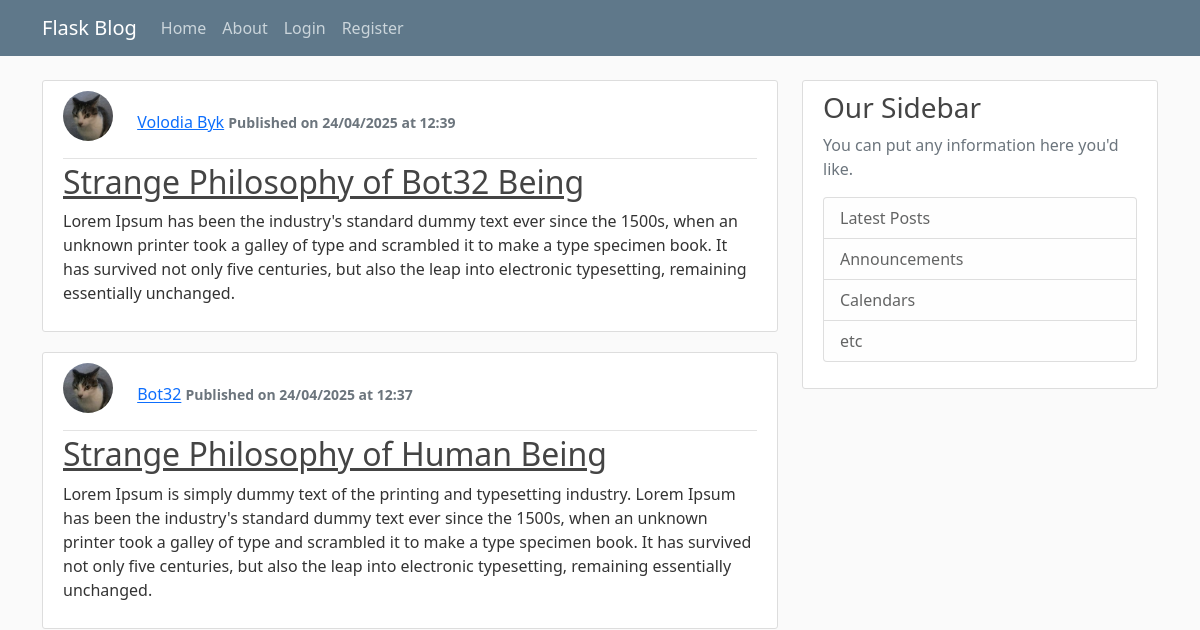
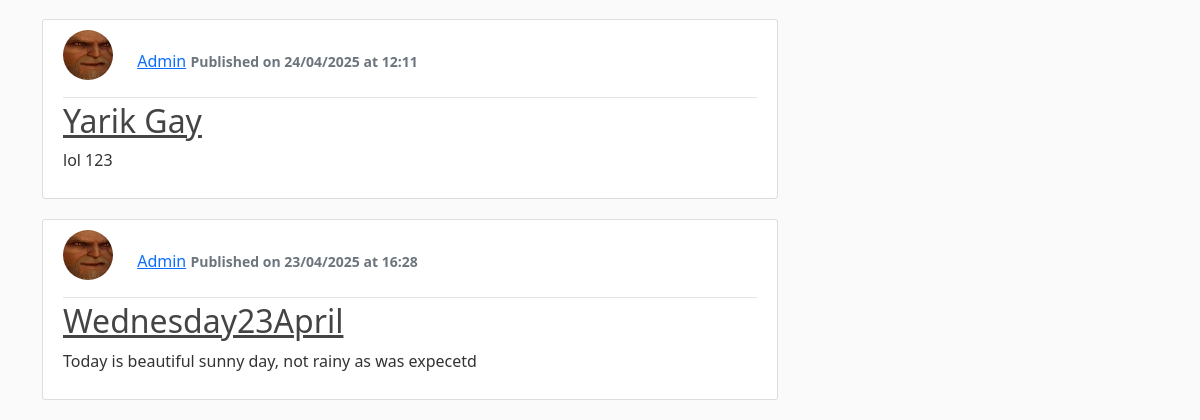
Page /home on the earlier database version (2 pictures, top to bottom).
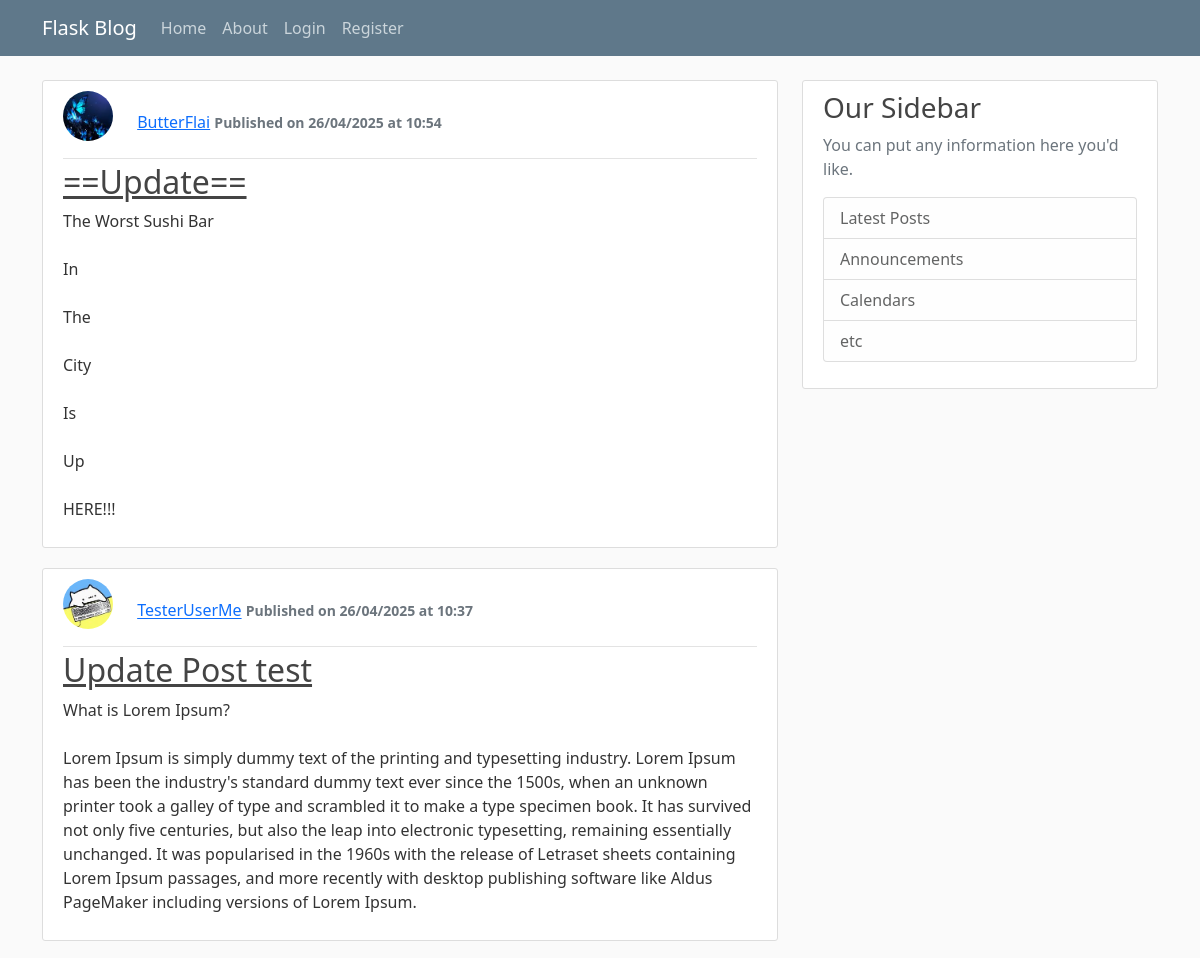
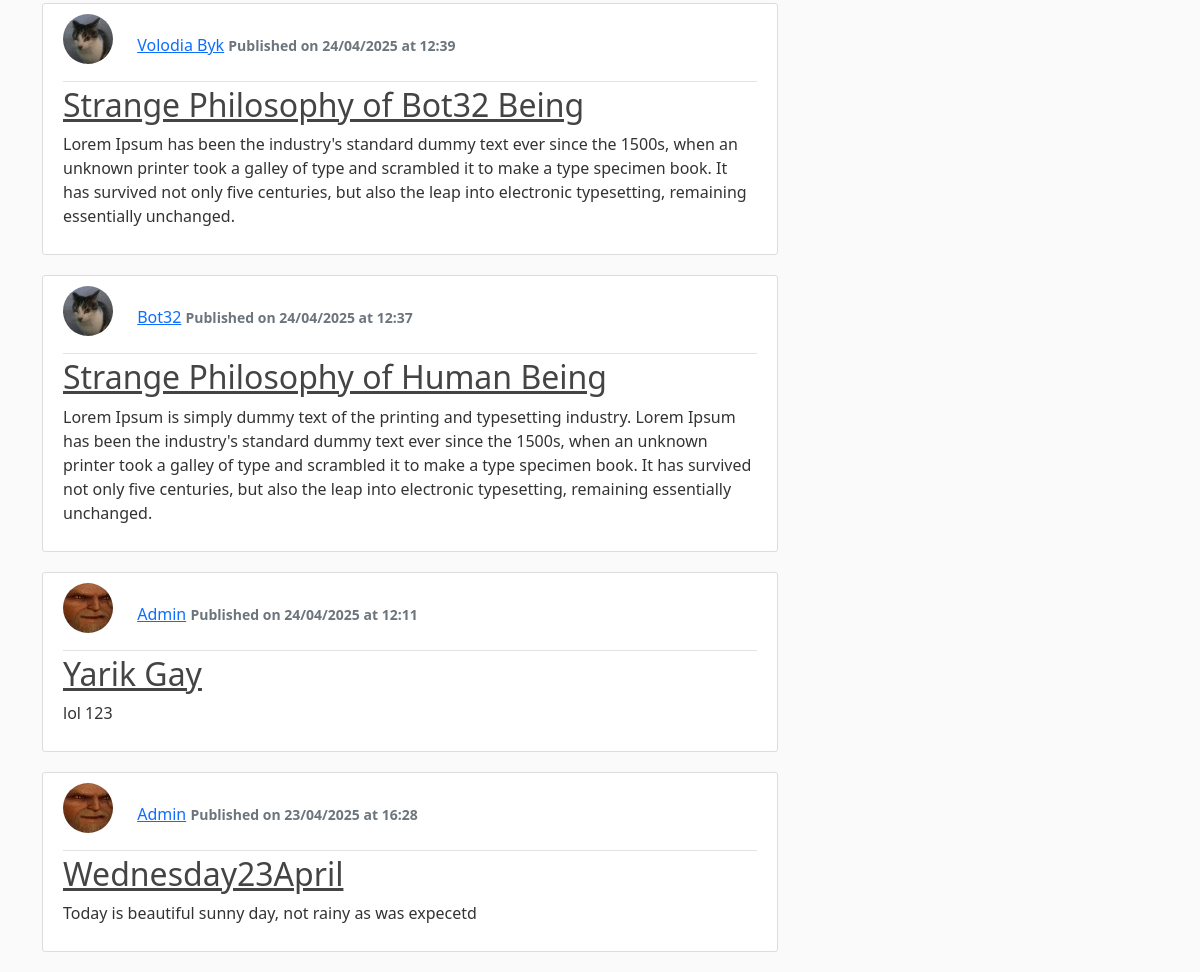
Same page on the later database version (2 pictures, top to bottom).
### flaskstart/models.py (models this page shows, shortened)
class Post(db.Model):
    id = db.Column(db.Integer, primary_key=True)
    title = db.Column(db.String(100), nullable=False)
    date_posted = db.Column(db.DateTime, nullable=False, default=datetime.utcnow)
    content = db.Column(db.Text, nullable=False)
    user_id = db.Column(db.Integer, db.ForeignKey('user.id'), nullable=False)

class User(db.Model, UserMixin):
    id = db.Column(db.Integer, primary_key=True)
    username = db.Column(db.String(20), unique=True, nullable=False)
    email = db.Column(db.String(120), unique=True, nullable=False)
    image_file = db.Column(db.String(20), nullable=False, default='default.jpg')
    password = db.Column(db.String(60), nullable=False)
    posts = db.relationship('Post', backref='author', lazy=True)

### flaskstart/routes.py (the view)
@app.route("/") # декоратор, в цьому випадку реєструє маршрут на головну сторінку, після чого виконує клас/ф-цію знизу
@app.route("/home") # ще один декоратор, з іншим шляхом але веде на цю ж саму сторінку
def home():
    picturesRead = Support.query.all()
    posts = Post.query.order_by(Post.date_posted.desc()).all()
    form = UpdateAccountForm()
    if form.validate_on_submit():
        if form.picture.data:
            picture_file = save_picture_text(form.picture.data)
            current_user.image_file = picture_file
    return render_template("home.html", postsRead=posts, picturesRead=picturesRead)

### flaskstart/templates/home.html
{% extends "layout.html" %}
{% block content %}
    {% for post in postsRead %}
        <article class="media content-section">
            <div class="media-body">
                <div class="article-metadata">
                    <img class="rounded-circle account-img "
                    src="{{ url_for('static', filename='profile_pics/' + post.author.image_file) }}"
                    style="width: 50px; height: 50px;"
                    alt="">
                    <a class="mr-2" href="#">{{ post.author.username }}</a>
                    <small class="text-muted"><b>{{ post.date_posted.strftime('Published on %d/%m/%Y at %H:%M') }}</b></small>
                </div>
                <h2>
                    <a class="article-title" href="{{ url_for('post', post_id=post.id) }}">
                        {{ post.title }}
                    </a>
                </h2>
                <p class="article-content">{{ post.content }}</p>
            </div>
        </article>
    {% endfor %}
{% endblock content %}

### flaskstart/templates/layout.html (shortened to what this page needs)
<!DOCTYPE html>
<html>
    <head>
        <link href="https://cdn.jsdelivr.net/npm/bootstrap@5.0.2/dist/css/bootstrap.min.css" rel="stylesheet">
        <link rel="stylesheet" type="text/css" href="{{ url_for('static', filename='main.css') }}">
        <link rel="stylesheet" type="text/css" href="{{ url_for('static', filename='admin_panel.css') }}">
    </head>
    <body>
        <header class="site-header">
            <nav class="navbar navbar-expand-md navbar-dark bg-steel fixed-top">
              <div class="container">
                <a class="navbar-brand mr-4" href="/">Flask Blog</a>
                <div class="collapse navbar-collapse" id="navbarToggle">
                  <div class="navbar-nav mr-auto">
                    <a class="nav-item nav-link" href="{{ url_for('home') }}">Home</a>
                    <a class="nav-item nav-link" href="{{ url_for('about') }}">About</a>
                  </div>
                  <div class="navbar-nav">
                    {% if current_user.is_authenticated %}
                      <a class="nav-item nav-link" href="{{ url_for('account') }}">Account</a>
                      <a class="nav-item nav-link" href="{{ url_for('logout') }}">Log Out </a>
                      <a class="nav-item nav-link" href="{{ url_for('support') }}">Support</a>
                      <a class="nav-item nav-link" href="{{ url_for('new_post') }}">New Post</a>
                      {% if current_user.is_authenticated and  current_user.email == "admin@gmail.com"%}
                        <a class="nav-item nav-link" href="{{ url_for('admin_panel') }}">Admin Panel</a>
                      {% endif %}
                    {% else %}
                      <a class="nav-item nav-link" href="{{ url_for('login') }}">Login</a>
                      <a class="nav-item nav-link" href="{{ url_for('register') }}">Register</a>
                    {% endif %}
                  </div>
                </div>
              </div>
            </nav>
          </header>
          <main role="main" class="container">
            <div class="row">
              <div class="col-md-8">
                  {% block content %}{% endblock %}
              </div>
              <div class="col-md-4">
                <div class="content-section">
                  <h3>Our Sidebar</h3>
                  <p class='text-muted'>You can put any information here you'd like.
                    <ul class="list-group">
                      <li class="list-group-item list-group-item-light">Latest Posts</li>
                      <li class="list-group-item list-group-item-light">Announcements</li>
                      <li class="list-group-item list-group-item-light">Calendars</li>
                      <li class="list-group-item list-group-item-light">etc</li>
                    </ul>
                  </p>
                </div>
              </div>
            </div>
          </main>
    </body>
</html>

### flaskstart/static/main.css (style rules this page uses)
body { background: #fafafa; color: #333333; margin-top: 5rem; }
h1, h2, h3, h4, h5, h6 { color: #444444; }
.bg-steel { background-color: #5f788a; }
.site-header .navbar-nav .nav-link { color: #cbd5db; }
.content-section { background: #ffffff; padding: 10px 20px; border: 1px solid #dddddd; border-radius: 3px; margin-bottom: 20px; }
.article-title { color: #444444; }
.article-content { white-space: pre-line; }
.article-metadata { padding-bottom: 1px; margin-bottom: 4px; border-bottom: 1px solid #e3e3e3 }
.account-img { height: 125px; width: 125px; margin-right: 20px; margin-bottom: 16px; }

Differences in the rows shown:
added Post: image_file (picture), author.username "ButterFlai", date_posted "Published on 26/04/2025 at 10:54", title "==Update==", content "The Worst Sushi Bar In The City Is Up HERE!!!"
added Post: image_file (picture), author.username "TesterUserMe", date_posted "Published on 26/04/2025 at 10:37", title "Update Post test", content "What is Lorem Ipsum? Lorem Ipsum is simply dummy text of the printing and typesetting industry. Lorem Ipsum has been the industry's standard dummy text ever since the 1500s, when an unknown printer took a galley of type and scrambled it to make a type specimen book. It has survived not only five centuries, but also the leap into electronic typesetting, remaining essentially unchanged. It was popularised in the 1960s with the release of Letraset sheets containing Lorem Ipsum passages, and more recently with desktop publishing software like Aldus PageMaker including versions of Lorem Ipsum."
